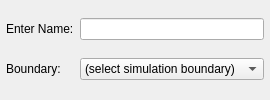
       <widget class="QWidget" name="gridname_box" native="true">
        <layout class="QGridLayout" name="gridLayout_7">
         <property name="leftMargin">
          <number>6</number>
         </property>
         <property name="topMargin">
          <number>6</number>
         </property>
         <property name="rightMargin">
          <number>6</number>
         </property>
         <property name="bottomMargin">
          <number>6</number>
         </property>
         <item row="0" column="0">
          <widget class="QLabel" name="gridname_lbl">
           <property name="whatsThis">
            <string>Width of the square cell in the city grid in metres</string>
           </property>
           <property name="text">
            <string>Enter Name:</string>
           </property>
          </widget>
         </item>
         <item row="0" column="1">
          <widget class="QLineEdit" name="gridname_line">
           <property name="toolTip">
            <string>&lt;html&gt;&lt;head/&gt;&lt;body&gt;&lt;p&gt;The unique name/identifier of the created simulation grid, will be labelled as such throughout the workspace.&lt;/p&gt;&lt;/body&gt;&lt;/html&gt;</string>
           </property>
          </widget>
         </item>
         <item row="1" column="0">
          <widget class="QLabel" name="gridname_lbl_2">
           <property name="whatsThis">
            <string>Width of the square cell in the city grid in metres</string>
           </property>
           <property name="text">
            <string>Boundary:</string>
           </property>
          </widget>
         </item>
         <item row="1" column="1">
          <widget class="QComboBox" name="boundary_combo">
           <item>
            <property name="text">
             <string>(select simulation boundary)</string>
            </property>
           </item>
          </widget>
         </item>
        </layout>
       </widget>
